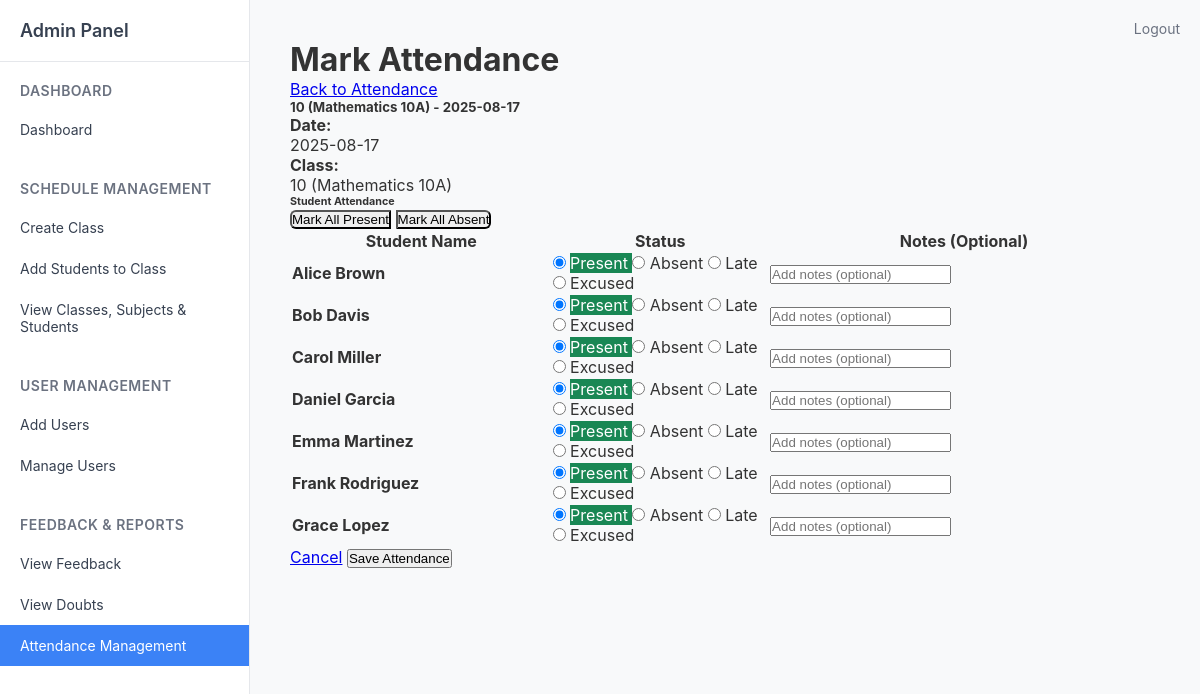
Page /admin/attendance/mark?class_id=1000 (signed in) on the committed database.
### tables this page shows
CREATE TABLE "classes" (
                    id INTEGER PRIMARY KEY AUTOINCREMENT,
                    name TEXT NOT NULL,
                    type TEXT DEFAULT 'regular',
                    description TEXT,
                    grade_level TEXT,
                    section TEXT,
                    schedule_days TEXT,
                    schedule_time_start TEXT,
                    schedule_time_end TEXT,
                    schedule_pdf_path TEXT,
                    meeting_link TEXT,
                    max_students INTEGER DEFAULT 30,
                    status TEXT DEFAULT 'active',
                    created_by INTEGER,
                    created_on DATETIME DEFAULT CURRENT_TIMESTAMP,
                    updated_by INTEGER,
                    updated_on DATETIME,
                    FOREIGN KEY (created_by) REFERENCES users(id),
                    FOREIGN KEY (updated_by) REFERENCES users(id)
                );

CREATE TABLE users (
            id INTEGER PRIMARY KEY AUTOINCREMENT,
            username TEXT UNIQUE NOT NULL,
            password TEXT NOT NULL,
            role TEXT NOT NULL DEFAULT 'student',
            email TEXT,
            name TEXT,
            phone TEXT,
            address TEXT,
            created_by INTEGER,
            created_on DATETIME DEFAULT CURRENT_TIMESTAMP,
            updated_by INTEGER,
            updated_on DATETIME,
            FOREIGN KEY (created_by) REFERENCES users(id)
        );

CREATE TABLE attendance (
                id INTEGER PRIMARY KEY AUTOINCREMENT,
                student_id INTEGER NOT NULL,
                class_id INTEGER NOT NULL,
                attendance_date DATE NOT NULL,
                status TEXT NOT NULL DEFAULT 'present',  -- present, absent, late, excused
                marked_by INTEGER NOT NULL,  -- Teacher or admin who marked attendance
                marked_on DATETIME DEFAULT CURRENT_TIMESTAMP,
                notes TEXT,  -- Optional notes about attendance (reason for absence, etc.)
                FOREIGN KEY (student_id) REFERENCES users(id) ON DELETE CASCADE,
                FOREIGN KEY (class_id) REFERENCES classes(id) ON DELETE CASCADE,
                FOREIGN KEY (marked_by) REFERENCES users(id),
                UNIQUE(student_id, class_id, attendance_date)
            );

### routes/admin.py (the view, shortened to what this page needs)
@admin_bp.route('/attendance/mark', methods=['GET', 'POST'])
def mark_attendance():
    if 'role' not in session or session['role'] != 'admin':
        return redirect(url_for('auth.login'))
    if request.method == 'GET':
        class_id = request.args.get('class_id')
        attendance_date = request.args.get('date', datetime.now().strftime('%Y-%m-%d'))
        if not class_id:
            flash('Class ID is required', 'error')
            return redirect(url_for('admin.attendance'))
        conn = get_db()
        cur = conn.cursor()
        try:
            cur.execute('SELECT name, grade_level FROM classes WHERE id = ?', (class_id,))
            class_info = cur.fetchone()
            if not class_info:
                flash('Class not found', 'error')
                return redirect(url_for('admin.attendance'))
            cur.execute('''
                SELECT u.id, u.name
                FROM users u
                JOIN student_class_map scm ON u.id = scm.student_id
                WHERE scm.class_id = ? AND u.role = 'student' AND scm.status = 'active'
                ORDER BY u.name
            ''', (class_id,))
            students = cur.fetchall()
            cur.execute('''
                SELECT student_id, status, notes
                FROM attendance
                WHERE class_id = ? AND attendance_date = ?
            ''', (class_id, attendance_date))
            existing_attendance = {row[0]: {'status': row[1], 'notes': row[2]}
                                 for row in cur.fetchall()}
            return render_template('admin/mark_attendance.html',
                                 class_id=class_id,
                                 class_info=class_info,
                                 students=students,
                                 attendance_date=attendance_date,
                                 existing_attendance=existing_attendance)
        except Exception as e:
            flash(f'Error loading class data: {str(e)}', 'error')
            return redirect(url_for('admin.attendance'))
        finally:
            conn.close()

### routes/admin.py (called while the page is built)
def get_db():
    return sqlite3.connect('users.db')

### templates/admin/mark_attendance.html (shortened to what this page needs)
{% extends "admin/sidebar.html" %}
{% block content %}
<div class="container-fluid">
    <div class="row">
        <div class="col-12">
            <div class="d-flex justify-content-between align-items-center mb-4">
                <h1 class="h3 mb-0">Mark Attendance</h1>
                <a href="{{ url_for('admin.attendance') }}" class="btn btn-outline-secondary">
                     Back to Attendance
                </a>
            </div>
            <div class="card">
                <div class="card-header bg-primary text-white">
                    <h5 class="mb-0">
                        {{ class_info[1] }} ({{ class_info[0] }}) - {{ attendance_date }}
                    </h5>
                </div>
                <div class="card-body">
                    <form method="POST" action="{{ url_for('admin.mark_attendance') }}">
                        <div class="row mb-3">
                            <div class="col-md-6">
                                <label class="form-label"><strong>Date:</strong></label>
                                <p class="text-muted">{{ attendance_date }}</p>
                            </div>
                            <div class="col-md-6">
                                <label class="form-label"><strong>Class:</strong></label>
                                <p class="text-muted">{{ class_info[1] }} ({{ class_info[0] }})</p>
                            </div>
                        </div>
                        {% if students %}
                        <div class="mb-3">
                            <div class="d-flex justify-content-between align-items-center mb-2">
                                <h6 class="mb-0">Student Attendance</h6>
                                <div class="btn-group btn-group-sm">
                                    <button type="button" class="btn btn-outline-success" onclick="markAll('present')">
                                        Mark All Present
                                    </button>
                                    <button type="button" class="btn btn-outline-danger" onclick="markAll('absent')">
                                        Mark All Absent
                                    </button>
                                </div>
                            </div>
                        </div>
                        <div class="table-responsive">
                            <table class="table table-bordered">
                                <thead class="table-dark">
                                    <tr>
                                        <th style="width: 30%;">Student Name</th>
                                        <th style="width: 25%;">Status</th>
                                        <th style="width: 45%;">Notes (Optional)</th>
                                    </tr>
                                </thead>
                                <tbody>
                                    {% for student in students %}
                                    <tr>
                                        <td class="align-middle">
                                            <strong>{{ student[1] }}</strong>
                                        </td>
                                        <td>
                                            {% set current_status = existing_attendance.get(student[0], {}).get('status', 'present') %}
                                            <div class="btn-group btn-group-sm w-100" role="group">
                                                <input type="radio" class="btn-check" name="status_{{ student[0] }}"
                                                       id="present_{{ student[0] }}" value="present"
                                                       {% if current_status == 'present' %}checked{% endif %}>
                                                <label class="btn btn-outline-success" for="present_{{ student[0] }}">
                                                     Present
                                                </label>
                                                <input type="radio" class="btn-check" name="status_{{ student[0] }}"
                                                       id="absent_{{ student[0] }}" value="absent"
                                                       {% if current_status == 'absent' %}checked{% endif %}>
                                                <label class="btn btn-outline-danger" for="absent_{{ student[0] }}">
                                                     Absent
                                                </label>
                                                <input type="radio" class="btn-check" name="status_{{ student[0] }}"
                                                       id="late_{{ student[0] }}" value="late"
                                                       {% if current_status == 'late' %}checked{% endif %}>
                                                <label class="btn btn-outline-warning" for="late_{{ student[0] }}">
                                                     Late
                                                </label>
                                                <input type="radio" class="btn-check" name="status_{{ student[0] }}"
                                                       id="excused_{{ student[0] }}" value="excused"
                                                       {% if current_status == 'excused' %}checked{% endif %}>
                                                <label class="btn btn-outline-info" for="excused_{{ student[0] }}">
                                                     Excused
                                                </label>
                                            </div>
                                        </td>
                                        <td>
                                            <input type="text" class="form-control form-control-sm"
                                                   name="notes_{{ student[0] }}"
                                                   placeholder="Add notes (optional)"
                                                   value="{{ existing_attendance.get(student[0], {}).get('notes', '') }}">
                                        </td>
                                    </tr>
                                    {% endfor %}
                                </tbody>
                            </table>
                        </div>
                        <div class="d-flex justify-content-end gap-2 mt-4">
                            <a href="{{ url_for('admin.attendance') }}" class="btn btn-secondary">Cancel</a>
                            <button type="submit" class="btn btn-primary">
                                 Save Attendance
                            </button>
                        </div>
                        {% else %}
                        <div class="text-center py-4">
                            <i class="fas fa-users-slash fa-3x text-muted mb-3"></i>
                            <h5 class="text-muted">No students found in this class</h5>
                            <p class="text-muted">Please check if students are enrolled in this class.</p>
                        </div>
                        {% endif %}
                    </form>
                </div>
            </div>
        </div>
    </div>
</div>
{% endblock %}

### templates/admin/sidebar.html (style rules this page uses)
* { margin: 0; padding: 0; box-sizing: border-box; }
body { font-family: -apple-system, BlinkMacSystemFont, 'Segoe UI', Roboto, sans-serif; background-color: #f8f9fa; color: #333; }

### templates/admin/mark_attendance.html (style rules this page uses)
.btn-check:checked + .btn-outline-success { background-color: #198754; border-color: #198754; color: white; }
.table th { border-top: none; }
.btn-group .btn { border-radius: 0; }
.btn-group .btn:first-child { border-top-left-radius: 0.375rem; border-bottom-left-radius: 0.375rem; }
.btn-group .btn:last-child { border-top-right-radius: 0.375rem; border-bottom-right-radius: 0.375rem; }

### rows in the picture
classes: grade_level "10", name "Mathematics 10A"
users: name "Alice Brown", status "☑ Present", status "☐ Absent", status "☐ Late", status "☐ Excused"
users: name "Bob Davis", status "☑ Present", status "☐ Absent", status "☐ Late", status "☐ Excused"
users: name "Carol Miller", status "☑ Present", status "☐ Absent", status "☐ Late", status "☐ Excused"
users: name "Daniel Garcia", status "☑ Present", status "☐ Absent", status "☐ Late", status "☐ Excused"
users: name "Emma Martinez", status "☑ Present", status "☐ Absent", status "☐ Late", status "☐ Excused"
users: name "Frank Rodriguez", status "☑ Present", status "☐ Absent", status "☐ Late", status "☐ Excused"
users: name "Grace Lopez", status "☑ Present", status "☐ Absent", status "☐ Late", status "☐ Excused"

### other values in the picture
{{ attendance_date }} "2025-08-17"
